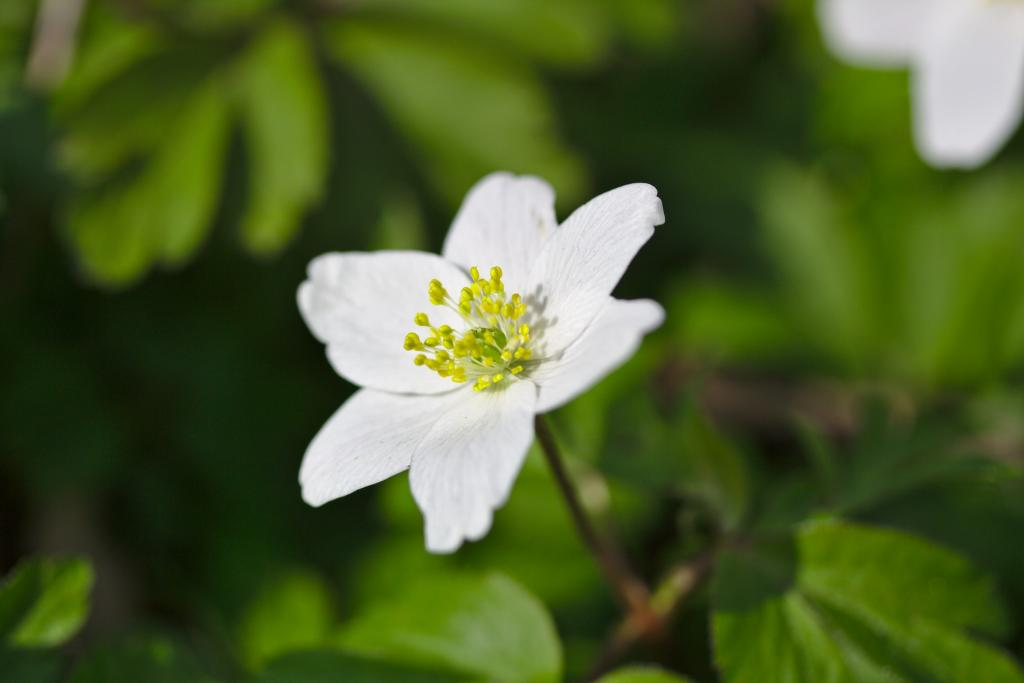
#> input picture gallery/nature/IMG_0191.jpg, 1024 x 683 px; its folder holds only this picture in this run
$ python generate.py   (older library calls are emulated)
#> lines starting #> are read from the running program, lines starting #| are printed output that depends on the picture
#!/usr/bin/env python

import os
import glob
import shutil

from PIL import Image, ImageOps
import jinja2

from config import SITENAME
from config import THEME
from config import SIZE
from config import GALLERY_PATH
from config import OUTPUT_PATH
from config import DEFAULT_IMG_DESC

VERSION = '0.9.0'

def generate_output_dirs(collections):
    """This function is used to generate the output directory tree. Existing
       directories are kept.
    """
    print('creating directory tree:')
    try:
        os.mkdir(OUTPUT_PATH)
    except OSError:
        print('  {:<60}{:>20}'.format('Output dir allready exists',
                                      '[Ignoring]'))
    try:
        os.mkdir(os.path.join(OUTPUT_PATH, GALLERY_PATH))
    except OSError:
        print('  {:<60}{:>20}'.format('Collection base dir allready exists',
                                      '[Ignoring]'))
    for collection in collections:
        coll_path = os.path.join(OUTPUT_PATH, GALLERY_PATH, collection)
        thumb_path = os.path.join(OUTPUT_PATH, GALLERY_PATH, collection,
                                  'thumbnails')
        try:
            os.mkdir(coll_path)
        except OSError:
            print('  {:<60}{:>20}'.format('Collection dir \'' + collection +
                                          '\' allready exists', '[Ignoring]'))

        try:
            os.mkdir(thumb_path)
        except OSError:
            print('  {:<60}{:>20}'.format('Thumbnail dir for collection \''
                                          + collection + '\' allready exists',
                                          '[Ignoring]'))

    print('  {:>80}'.format('[Done]'))

def generate_thumbnails(photos):
    """This function is used to generate thumbnails for detected photos in all
       collections and copy these to thier final location in the the output
       directory.
    """
    for infile in photos:
        image = Image.open(infile)
#> image is the input picture: PIL image 1024x683 RGB; mean R, G, B 76.5, 92.9, 43.4
        image = ImageOps.fit(image, SIZE, Image.ANTIALIAS)
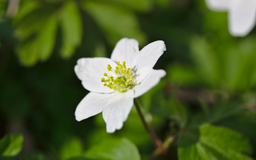
#> image: PIL image 256x160 RGB; mean R, G, B 76.4, 92.8, 43.8
        path, file = os.path.split(infile)
        thumb_output_dir = os.path.join(OUTPUT_PATH, path, 'thumbnails', file)
        image.save(thumb_output_dir, "JPEG")

def copy_photos(photos):
    """This function is used to copy all photos from the collections to the
       output directory.
    """
    for infile in photos:
        path, file = os.path.split(infile)
        photo_output_dir = os.path.join(OUTPUT_PATH, path, file)
        shutil.copyfile(infile, photo_output_dir)
#> pass 2 of the loop in main, `for collection in ph_collections:`:
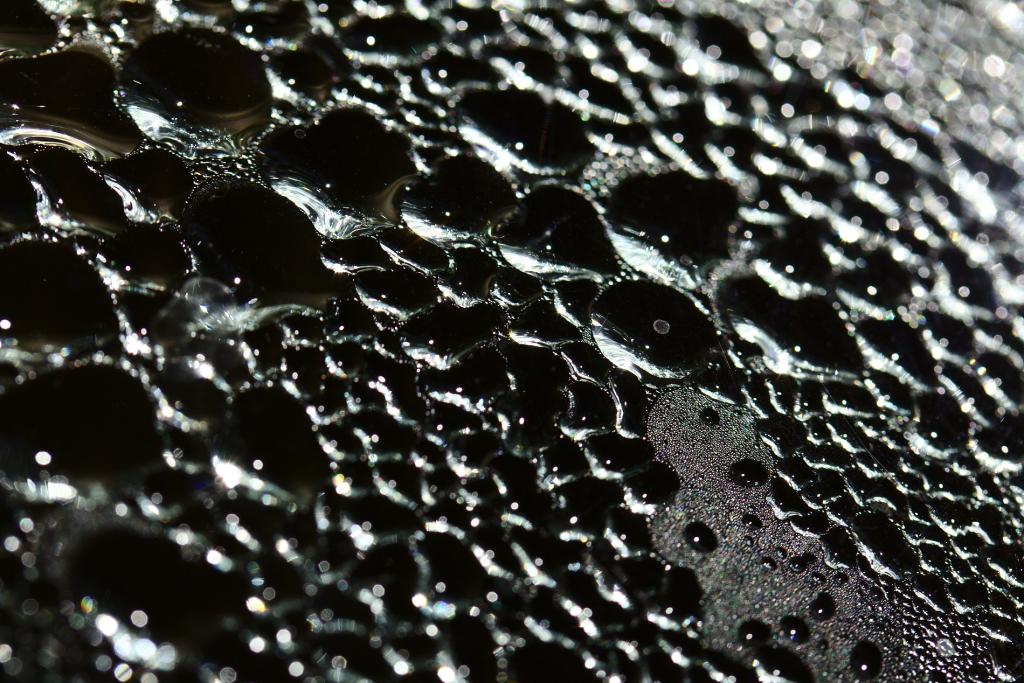
#> input picture gallery/structure/IMG_0291.jpg, 1024 x 683 px
#> in generate_thumbnails, image is the input picture: PIL image 1024x683 RGB; mean R, G, B 59.8, 60.9, 56.9
#> in generate_thumbnails (call 2), `image = ImageOps.fit(image, SIZE, Image.ANTIALIAS)`:
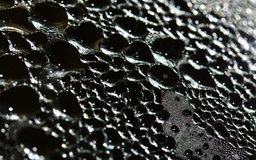
#> image: PIL image 256x160 RGB; mean R, G, B 58.5, 59.6, 55.8
#> the loop in copy_photos (call 2), `for infile in photos:` made 2 passes
#> (infile, path, file) on passes 1 to 2: ('gallery/structure/IMG_0291.jpg', 'gallery/structure', 'IMG_0291.jpg'), ('gallery/structure/IMG_0320.jpg', 'gallery/structure', 'IMG_0320.jpg')

def generate_html(collections):
    """This function is used to generate the HTML file to browse the photo
       gallary.
    """
    print('generating HTML:')
    collection_info = list()
    # Sorting collections for sorted display
    collections.sort()

    for collection in collections:
        in_path = os.path.join(GALLERY_PATH, collection)
        suffixes = ('/*.jpg', '*.jpeg')
        photos_origin = list()
        for suffix in suffixes:
            path = glob.glob(in_path + '/' + suffix)
            photos_origin.extend(path)

        photos_origin.sort()

        photos_info = list()
        for photo in photos_origin:
            path, file = os.path.split(photo)

            # TODO: Use a more elegant way to get exif informations
            exif_info = Image.open(photo)._getexif()
#> exif_info = 52 items
            exif_description = DEFAULT_IMG_DESC
            if exif_info is None:
                print('Image ' + file + ' has no Exif information')
            else:
                # Exif: user comment
                if 37510 in exif_info.keys():
                    # removing leading \x00's where ever this come from
                    exif_decoded = exif_info[37510].decode('utf-8').lstrip('\x00')
#> exif_decoded = 'plant'
                    if exif_decoded:
                        exif_description = exif_decoded
#> exif_description = 'plant'
                    else:
                        print('Image ' + file +
                              ' has no description, using default')

                # Exif: image description
                elif 270 in exif_info.keys():
                    # removing leading \x00's where ever this come from
                    exif_decoded = exif_info[270].decode('utf-8').lstrip('\x00')
                    if exif_decoded:
                        exif_description = exif_decoded
                    else:
                        print('Image ' + file +
                              ' has no description, using default')
                else:
                    print('Image ' + file +
                          ' has no description, using default')

            info = {'origin': photo,
                    'thumbnail': os.path.join(path, 'thumbnails', file),
                    'description': exif_description
                   }
            photos_info.append(info)

        collection_info.append({'name': collection, 'photos': photos_info})
#> pass 2 of the loop in generate_html, `for collection in collections:`:
#> exif_decoded = 'condensed water'

    template_base = os.path.join('themes', THEME)
    loader = jinja2.FileSystemLoader(template_base)
    env = jinja2.Environment(loader=loader)
    template = env.get_template('index.html')
    render = template.render(version=VERSION,
                             sitename=SITENAME,
                             thumbnail_size=SIZE,
                             collections=collection_info)

    with open(os.path.join(OUTPUT_PATH, 'index.html'), 'w') as file_writer:
        file_writer.write(render)

    print('  {:>80}'.format('[Done]'))

def copy_static():
    """This function is used to copy static directories/files to the output
       directory.
    """
    print('copying static content:')
    in_dir = os.path.join('themes', THEME, 'static')
    out_dir = os.path.join(OUTPUT_PATH, 'static')
    shutil.rmtree(out_dir, ignore_errors=True)
    shutil.copytree(in_dir, out_dir)
    print('  {:>80}'.format('[Done]'))

def main():
    # Enumerate collection directories in input directory
    ph_collections = os.listdir(GALLERY_PATH)

    # Create output directory structure
    generate_output_dirs(ph_collections)

    print('generating thumbnails:')
    for collection in ph_collections:
        in_path = os.path.join(GALLERY_PATH, collection)
        photos = glob.glob(in_path + '/*.jpg')
        generate_thumbnails(photos)
        copy_photos(photos)
        print('  {:<60}{:>20}'.format(collection, '[Done]'))

    generate_html(ph_collections)
#> (the call stopped at in generate_html, `loader = jinja2.FileSystemLoader(template_base)`: jinja2 is not available in this run)

    copy_static()

if __name__ == '__main__':
    main()
